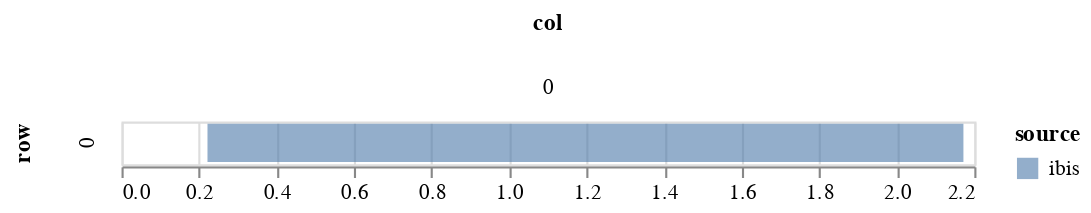

Notebook cell for this chart:
### Markdown cell above
## Plot quantiles

### Code cell
param = 'beta'
df = get_post_df(ps_smclvm[param])
df_quant = df.groupby(['row', 'col'])[['value']].quantile(0.025).reset_index()
df_quant.rename({'value':'q1'}, axis=1, inplace=True)
df_quant2 = df.groupby(['row', 'col'])[['value']].quantile(0.975).reset_index()
df_quant2.rename({'value':'q2'}, axis=1, inplace=True)

df = df_quant.merge(df_quant2, on=['row', 'col'])

# simple quantile chart
df['source'] = 'ibis'
c1 = alt.Chart(df[df.row==0]).mark_bar(opacity=0.6).encode(
        alt.X('q1', title=None),
        alt.X2('q2', title=None),
        alt.Row('row'),
        alt.Column('col'),
        alt.Color('source')
)
c1

### Figure 1 — Vega-Lite specification as saved in the notebook (floating-point values rounded to 4 significant figures)
{"config": {"view": {"continuousWidth": 400, "continuousHeight": 300}}, "data": {"name": "data-6b9964d55402b0f04e28ef23bfb6b8be"}, "mark": {"type": "bar", "opacity": 0.6}, "encoding": {"color": {"type": "nominal", "field": "source"}, "column": {"type": "quantitative", "field": "col"}, "row": {"type": "quantitative", "field": "row"}, "x": {"type": "quantitative", "field": "q1", "title": null}, "x2": {"field": "q2", "title": null}}, "$schema": "https://vega.github.io/schema/vega-lite/v4.8.1.json", "datasets": {"data-6b9964d55402b0f04e28ef23bfb6b8be": [{"row": 0, "col": 0, "q1": 0.2218, "q2": 2.172, "source": "ibis"}]}}
